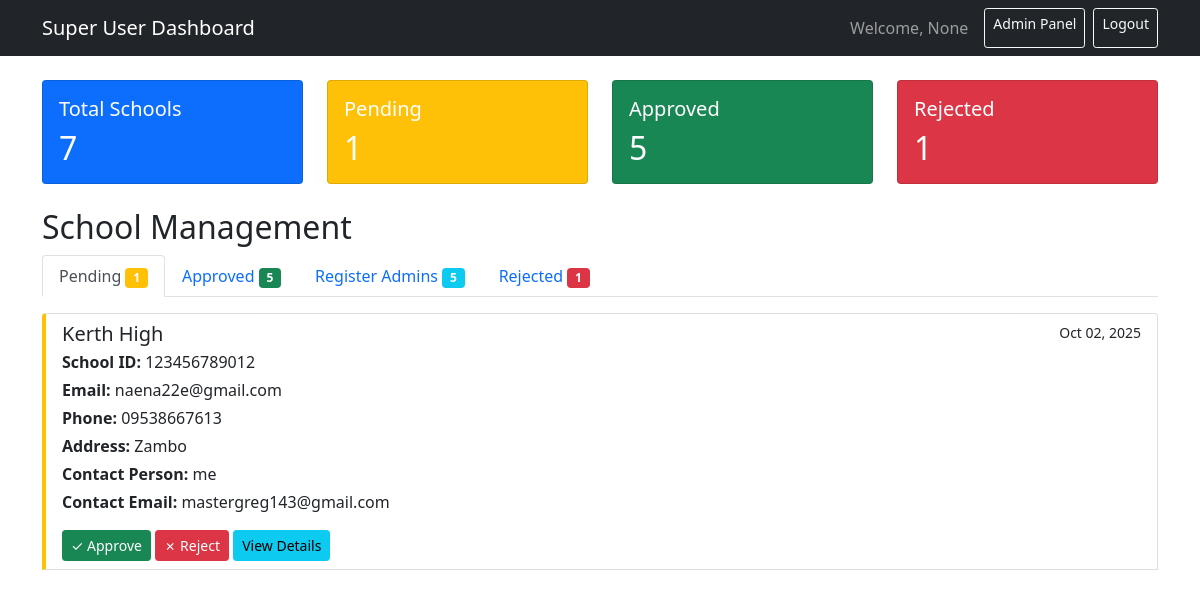
The page /super-user/ (signed in) on the database its author committed.
### lesson/models.py (models this page shows, shortened)
class User(AbstractUser):
    ROLE_CHOICES = [
        ('Student Teacher', 'Student Teacher'),
        ('Teacher', 'Teacher'),
        ('Department Head', 'Department Head'),
        ('Admin', 'Admin'),
    ]
    username = None
    email = models.EmailField(unique=True)
    middle_name = models.CharField(max_length=100, blank=True, null=True)
    dob = models.DateField(null=True, blank=True)
    role = models.CharField(max_length=100, choices=ROLE_CHOICES)
    rank = models.CharField(max_length=100)
    department = models.CharField(max_length=100)
    school = models.ForeignKey(
        "SchoolRegistration",  # reference your school model
        on_delete=models.SET_NULL,
        blank=True,
        null=True,
        related_name="users"
    )
    affiliations = models.TextField(blank=True, null=True)
    profile_picture = models.ImageField(
        upload_to='profile_pictures/',
        null=True,
        blank=True,
        help_text="Profile picture for the user"
    )
    USERNAME_FIELD = 'email'
    REQUIRED_FIELDS = ['first_name', 'last_name', 'role', 'rank', 'department']
    objects = CustomUserManager()
    def __str__(self):
        return self.email

class SchoolRegistration(models.Model):
    STATUS_CHOICES = [
        ('pending', 'Pending Review'),
        ('approved', 'Approved'),
        ('rejected', 'Rejected'),
        ('needs_info', 'Needs Additional Information'),
    ]
    REGION_CHOICES = [
        ('Region IX - Zamboanga Peninsula', 'Region IX - Zamboanga Peninsula'),
        ('BARMM', 'BARMM'),
        ('NCR', 'National Capital Region'),
        ('CAR', 'Cordillera Administrative Region'),
        ('Region I - Ilocos Region', 'Region I - Ilocos Region'),
        ('Region II - Cagayan Valley', 'Region II - Cagayan Valley'),
        ('Region III - Central Luzon', 'Region III - Central Luzon'),
        ('Region IV-A - CALABARZON', 'Region IV-A - CALABARZON'),
        ('Region IV-B - MIMAROPA', 'Region IV-B - MIMAROPA'),
        ('Region V - Bicol Region', 'Region V - Bicol Region'),
        ('Region VI - Western Visayas', 'Region VI - Western Visayas'),
        ('Region VII - Central Visayas', 'Region VII - Central Visayas'),
        ('Region VIII - Eastern Visayas', 'Region VIII - Eastern Visayas'),
        ('Region X - Northern Mindanao', 'Region X - Northern Mindanao'),
        ('Region XI - Davao Region', 'Region XI - Davao Region'),
        ('Region XII - SOCCSKSARGEN', 'Region XII - SOCCSKSARGEN'),
        ('Region XIII - Caraga', 'Region XIII - Caraga'),
    ]
    school_name = models.CharField(
        max_length=255,
        verbose_name="Official School Name",
        help_text="Complete official name of the institution"
    )
    school_id = models.CharField(
        max_length=50,
        unique=True,
        verbose_name="School ID / DepEd Code",
        help_text="12-digit DepEd registration code or school identifier"
    )
    year_established = models.PositiveIntegerField(
        verbose_name="Year Established",
        help_text="Year the institution was established"
    )
    password = models.CharField(
        max_length=128,
        verbose_name="Admin Password",
        help_text="Password for the school administrator account",
        null=True,
        blank=True
    )
    address = models.TextField(
        verbose_name="Complete Address",
        help_text="Street, Barangay, City/Municipality"
    )
    province = models.CharField(
        max_length=100,
        verbose_name="Province"
    )
    region = models.CharField(
        max_length=100,
        choices=REGION_CHOICES,
        verbose_name="Region"
    )
    phone_number = models.CharField(
        max_length=20,
        verbose_name="Phone Number",
        help_text="Main contact phone number"
    )
    email = models.EmailField(
        verbose_name="Email Address",
        help_text="Official school email address"
    )
    website = models.URLField(
        blank=True,
        null=True,
        verbose_name="Website",
        help_text="School's official website"
    )
    facebook_page = models.URLField(
        blank=True,
        null=True,
        verbose_name="Facebook Page",
        help_text="School's official Facebook page"
    )
    contact_person = models.CharField(
        max_length=255,
        verbose_name="Contact Person Name",
        help_text="Primary contact person for system administration"
    )
    position = models.CharField(
        max_length=100,
        verbose_name="Position/Title",
        help_text="Job title of the contact person"
    )
    contact_email = models.EmailField(
        verbose_name="Contact Email",
        help_text="Email address of the contact person"
    )
    contact_phone = models.CharField(
        max_length=20,
        verbose_name="Contact Phone",
        help_text="Phone number of the contact person"
    )
    accuracy = models.BooleanField(
        default=False,
        verbose_name="Information Accuracy Certification",
        help_text="Certifies that all information provided is accurate and complete"
    )
    terms = models.BooleanField(
        default=False,
        verbose_name="Terms and Privacy Agreement",
        help_text="Agreement to Terms of Service and Privacy Policy"
    )
    communications = models.BooleanField(
        default=False,
        verbose_name="Communications Consent",
        help_text="Consent to receive updates about platform features via email"
    )
    status = models.CharField(
        max_length=20,
        choices=STATUS_CHOICES,
        default='pending',
        verbose_name="Registration Status"
    )
    admin_notes = models.TextField(
        blank=True,
        null=True,
        verbose_name="Admin Notes",
        help_text="Internal notes for administrators"
    )
    created_at = models.DateTimeField(
        auto_now_add=True,
        verbose_name="Registration Date"
    )
    updated_at = models.DateTimeField(
        auto_now=True,
        verbose_name="Last Updated"
    )
    processed_at = models.DateTimeField(
        blank=True,
        null=True,
        verbose_name="Processing Date",
        help_text="Date when the registration was processed"
    )
    processed_by = models.ForeignKey(
        User,
        on_delete=models.SET_NULL,
        blank=True,
        null=True,
        verbose_name="Processed By",
        help_text="Administrator who processed this registration"
    )
    class Meta:
        verbose_name = "School Registration"
        verbose_name_plural = "School Registrations"
        ordering = ['-created_at']
        indexes = [
            models.Index(fields=['status']),
            models.Index(fields=['created_at']),
            models.Index(fields=['school_id']),
        ]

### lesson/views.py (the view)
# urls.py: path('super-user/', views.super_user_dashboard, name='super_user_dashboard'),
@login_required
@user_passes_test(is_superuser)
def super_user_dashboard(request):
    user = request.user
    total_schools = SchoolRegistration.objects.count()
    pending_schools = SchoolRegistration.objects.filter(status='pending')
    approved_schools = SchoolRegistration.objects.filter(status='approved')
    rejected_schools = SchoolRegistration.objects.filter(status='rejected')
    from .models import SchoolAdmin
    approved_schools_with_admin_count = []
    for school in approved_schools:
        admin_count = SchoolAdmin.objects.filter(school=school, is_active=True).count()
        approved_schools_with_admin_count.append({
            'school': school,
            'admin_count': admin_count
        })
    recent_approvals = SchoolRegistration.objects.filter(
        status__in=['approved', 'rejected']
    ).order_by('-updated_at')[:5]
    context = {
        'pending_schools': pending_schools,
        'approved_schools': approved_schools,
        'approved_schools_with_admin_count': approved_schools_with_admin_count,  # Add this
        'rejected_schools': rejected_schools,
        'recent_approvals': recent_approvals,
        'total_schools': total_schools,
        'pending_schools_count': pending_schools.count(),
        'approved_schools_count': approved_schools.count(),
        'rejected_schools_count': rejected_schools.count(),
    }
    return render(request, 'super_user.html', context)

### lesson/context_processors.py (called while the page is built)
def user_school_info(request):
    if request.user.is_authenticated:
        try:
            return {
                'user_school': request.user.school,
            }
        except Exception as e:
            print(f"Context processor error: {e}")
            return {}
    return {}

### lesson/views.py (called while the page is built)
def is_superuser(user):
    return user.is_authenticated and user.is_superuser

### lesson/templates/super_user.html (shortened to what this page needs)
<!DOCTYPE html>
<html>
<head>
    <link href="https://cdn.jsdelivr.net/npm/bootstrap@5.1.3/dist/css/bootstrap.min.css" rel="stylesheet">
</head>
<body>
    <nav class="navbar navbar-expand-lg navbar-dark bg-dark">
        <div class="container">
            <a class="navbar-brand" href="#">Super User Dashboard</a>
            <div class="navbar-nav ms-auto">
                <span class="navbar-text me-3">Welcome, {{ request.user.username }}</span>
                <a class="btn btn-outline-light btn-sm" href="{% url 'admin:index' %}">Admin Panel</a>
                <a class="btn btn-outline-light btn-sm ms-2" href="{% url 'logout' %}">Logout</a>
            </div>
        </div>
    </nav>
    <div class="container mt-4">
        <div class="row mb-4">
            <div class="col-md-3">
                <div class="card stats-card text-white bg-primary">
                    <div class="card-body">
                        <h5 class="card-title">Total Schools</h5>
                        <h2 class="card-text">{{ total_schools }}</h2>
                    </div>
                </div>
            </div>
            <div class="col-md-3">
                <div class="card stats-card text-white bg-warning">
                    <div class="card-body">
                        <h5 class="card-title">Pending</h5>
                        <h2 class="card-text">{{ pending_schools_count }}</h2>
                    </div>
                </div>
            </div>
            <div class="col-md-3">
                <div class="card stats-card text-white bg-success">
                    <div class="card-body">
                        <h5 class="card-title">Approved</h5>
                        <h2 class="card-text">{{ approved_schools_count }}</h2>
                    </div>
                </div>
            </div>
            <div class="col-md-3">
                <div class="card stats-card text-white bg-danger">
                    <div class="card-body">
                        <h5 class="card-title">Rejected</h5>
                        <h2 class="card-text">{{ rejected_schools_count }}</h2>
                    </div>
                </div>
            </div>
        </div>
        <h2>School Management</h2>
        <ul class="nav nav-tabs mb-3" id="schoolTabs" role="tablist">
            <li class="nav-item" role="presentation">
                <button class="nav-link active" id="pending-tab" data-bs-toggle="tab" data-bs-target="#pending" type="button" role="tab">
                    Pending <span class="badge bg-warning">{{ pending_schools_count }}</span>
                </button>
            </li>
            <li class="nav-item" role="presentation">
                <button class="nav-link" id="approved-tab" data-bs-toggle="tab" data-bs-target="#approved" type="button" role="tab">
                    Approved <span class="badge bg-success">{{ approved_schools_count }}</span>
                </button>
            </li>
            <li class="nav-item" role="presentation">
                <button class="nav-link" id="register-admin-tab" data-bs-toggle="tab" data-bs-target="#register-admin" type="button" role="tab">
                    Register Admins <span class="badge bg-info">{{ approved_schools_count }}</span>
                </button>
            </li>
            <li class="nav-item" role="presentation">
                <button class="nav-link" id="rejected-tab" data-bs-toggle="tab" data-bs-target="#rejected" type="button" role="tab">
                    Rejected <span class="badge bg-danger">{{ rejected_schools_count }}</span>
                </button>
            </li>
        </ul>
        <div class="tab-content" id="schoolTabsContent">
            <div class="tab-pane fade show active" id="pending" role="tabpanel">
                {% if pending_schools %}
                    <div class="list-group">
                        {% for school in pending_schools %}
                            <div class="list-group-item school-item">
                                <div class="d-flex w-100 justify-content-between">
                                    <h5 class="mb-1">{{ school.school_name }}</h5>
                                    <small>{{ school.created_at|date:"M d, Y" }}</small>
                                </div>
                                <p class="mb-1"><strong>School ID:</strong> {{ school.school_id }}</p>
                                <p class="mb-1"><strong>Email:</strong> {{ school.email }}</p>
                                <p class="mb-1"><strong>Phone:</strong> {{ school.phone_number }}</p>
                                <p class="mb-1"><strong>Address:</strong> {{ school.address }}</p>
                                <p class="mb-1"><strong>Contact Person:</strong> {{ school.contact_person }}</p>
                                <p class="mb-1"><strong>Contact Email:</strong> {{ school.contact_email }}</p>
                                <div class="mt-3">
                                    <form method="POST" action="{% url 'approve_school' school.id %}" style="display: inline;">
                                        <button type="submit" class="btn btn-success btn-sm">✓ Approve</button>
                                    </form>
                                    <form method="POST" action="{% url 'reject_school' school.id %}" style="display: inline;">
                                        <button type="submit" class="btn btn-danger btn-sm">✗ Reject</button>
                                    </form>
                                    <button type="button" class="btn btn-info btn-sm" data-bs-toggle="modal" data-bs-target="#schoolModal{{ school.id }}">
                                        View Details
                                    </button>
                                </div>
                            </div>
                        {% endfor %}
                    </div>
                {% else %}
                    <div class="alert alert-info">
                        <h5>No pending schools for approval.</h5>
                        <p class="mb-0">All schools have been processed.</p>
                    </div>
                {% endif %}
            </div>
        </div>
    </div>
</body>
</html>

### lesson/templates/super_user.html (style rules this page uses)
.stats-card { transition: transform 0.2s; }
.school-item { border-left: 4px solid #ffc107; }

### rows shown on the page
User: user.username "None"
SchoolRegistration: school_name "Kerth High", created_at "Oct 02, 2025", school_id "123456789012", email "naena22e@gmail.com", phone_number "09538667613", address "Zambo", contact_person "me", contact_email "mastergreg143@gmail.com"

### other values the page prints
{{ total_schools }} "7"
{{ pending_schools_count }} "1"
{{ approved_schools_count }} "5"
{{ rejected_schools_count }} "1"
